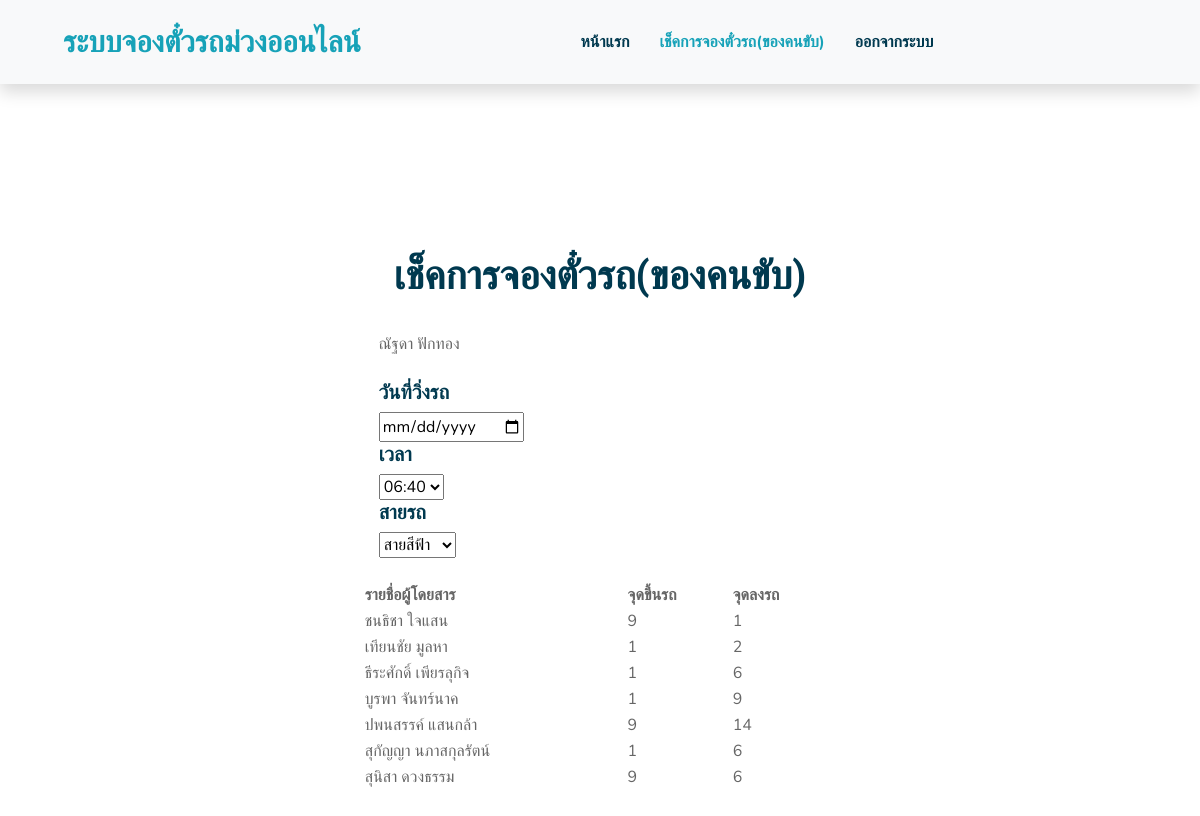
/checkTicketsforDrivers.php (signed in), run on an earlier commit of the app's database.
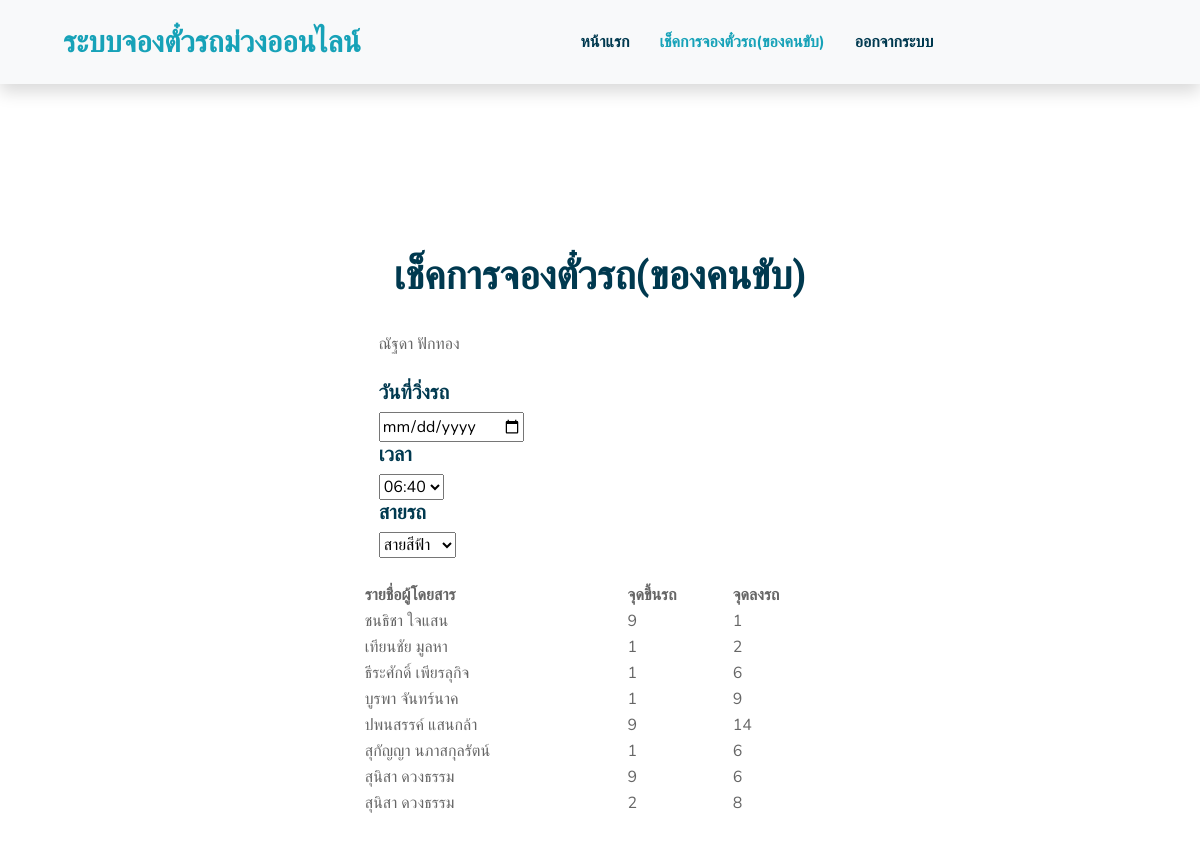
And on a later commit of the database.
### tables this page shows
CREATE TABLE `driver` (
  `Driver_ID` int(4) NOT NULL COMMENT 'รหัสคนขับรถ',
  `NameD` varchar(20) NOT NULL COMMENT 'ชื่อ-นามสกุล',
  `sex` varchar(10) NOT NULL COMMENT 'เพศ',
  `Date_of_Birth` date NOT NULL COMMENT 'วัน/เดือน/ปีเกิด',
  `Username` varchar(50) NOT NULL COMMENT 'ชื่อผู้ใช้',
  `PasswordD` varchar(50) NOT NULL COMMENT 'รหัสผ่าน',
  `Number_Phone` varchar(10) NOT NULL COMMENT 'เบอร์โทรศัพท์',
  `Driver_license_no` varchar(8) NOT NULL COMMENT 'เลขที่ใบขับขี่'
);

CREATE TABLE `reserve` (
  `Passenger_ID` int(8) NOT NULL COMMENT 'รหัสผู้โดยสาร',
  `Ticket_ID` int(14) NOT NULL COMMENT 'รหัสตั๋ว',
  `bookDate` date NOT NULL COMMENT 'วันที่จอง'
);

CREATE TABLE `passenger` (
  `Passenger_ID` int(8) NOT NULL COMMENT 'รหัสผู้โดยสาร',
  `NameP` varchar(200) NOT NULL COMMENT 'ชื่อ-นามสกุล',
  `sex` varchar(10) NOT NULL COMMENT 'เพศ',
  `Date_of_Birth` date NOT NULL COMMENT 'วัน/เดือน/ปี เกิด',
  `Username` varchar(50) NOT NULL COMMENT 'ชื่อผู้ใช้',
  `PasswordP` varchar(50) NOT NULL COMMENT 'รหัสผ่าน',
  `Number_Phone` varchar(10) NOT NULL COMMENT 'เบอร์โทรศัพท์',
  `Points` int(8) NOT NULL COMMENT 'แต้มสะสม'
);

CREATE TABLE `ticket` (
  `Ticket_ID` int(14) NOT NULL COMMENT 'รหัสตั๋ว',
  `Driving_cycle_ID` int(12) NOT NULL COMMENT 'รหัสรอบรถ',
  `Ticket_Price` int(3) NOT NULL DEFAULT '35' COMMENT 'ราคาตั๋ว',
  `broding_point_id` int(3) NOT NULL COMMENT 'รหัสจุดขึ้นรถ',
  `drop_off_id` int(3) DEFAULT NULL COMMENT 'รหัสจุดลงรถ'
);

### checkTicketsforDrivers.php (the view, shortened to what this page needs)
<!DOCTYPE html>
<html lang="en">
<head>
    <link href="https://cdnjs.cloudflare.com/ajax/libs/font-awesome/5.10.0/css/all.min.css" rel="stylesheet">
    <link href="lib/flaticon/font/flaticon.css" rel="stylesheet">
    <link href="lib/owlcarousel/assets/owl.carousel.min.css" rel="stylesheet">
    <link href="lib/lightbox/css/lightbox.min.css" rel="stylesheet">
    <link href="css/style.css" rel="stylesheet">
</head>
<body>
    <div class="container-fluid bg-light position-relative shadow">
        <nav class="navbar navbar-expand-lg bg-light navbar-light py-3 py-lg-0 px-0 px-lg-5">
            <a href="" class="navbar-brand font-weight-bold text-secondary" style="font-size: 30px;">
                <span class="text-primary">ระบบจองตั๋วรถม่วงออนไลน์</span>
            </a>
            <div class="collapse navbar-collapse justify-content-between" id="navbarCollapse">
                <div class="navbar-nav font-weight-bold mx-auto py-0">
                <div class="navbar-nav font-weight-bold mx-auto py-0">
                    <a href="index1.php" class="nav-item nav-link">หน้าแรก</a>
                    <a href="checkTicketsforDrivers.php" class="nav-item nav-link active">เช็คการจองตั๋วรถ(ของคนขับ)</a>
                    <a href="logout.php" class="nav-item nav-link">ออกจากระบบ</a>
                </div>
            </div>
        </nav>
    </div>
    <div class="container-fluid py-5 ">
        <div class="container">
            <div class="row align-items-center d-flex flex-column align-items-center justify-content-center">
                <div class="col-lg-5">
                </div>
                <div class="">
                    <br>
                </div>
            </div>
        </div>
    </div>
    <br>
              <table width='100%'>
                <tr>
                    <th>รายชื่อผู้โดยสาร</th>
                    <th>จุดขึ้นรถ</th>
                    <th>จุดลงรถ</th>
                </tr>
    <div class="container-fluid pt-5">
        <div class="container">
            <div class="text-center pb-2">
                <h1 class="mb-4">เช็คการจองตั๋วรถ(ของคนขับ)</h1>
            </div>
        </div>
        <?php
        include('connectdatabase.php');
        if (!$conn) {
            die("Connection failed: " . mysqli_connect_error());
        } else {
            $sql = "SELECT * FROM `driver` WHERE Username = '".$_SESSION['UserID']."' ";
            $result = mysqli_query($conn, $sql);
            if (mysqli_num_rows($result) == 1){
            while($row = mysqli_fetch_assoc($result)){
                echo $row["NameD"];
                }
            }
        }
        ?>
        <br><br>
        <h5>วันที่วิ่งรถ</h5>
        <input type="date" id="datecar">
                <h5>เวลา</h5>
                <form action="http://devtai.com/">
                    <select name="old">
                        <option value="volvo">06:40</option>
                    </select>
                    <h5>สายรถ</h5>
                <form action="http://devtai.com/">
                    <select name="old">
                        <option value="volvo">สายสีฟ้า</option>
                        </select>
                    <br><br>
                </form>
                <?php
                        include('connectdatabase.php');
                        if (!$conn) {
                            die("Connection failed: " . mysqli_connect_error());
                        } else {
                            $sql = "SELECT * FROM `reserve` inner join `ticket` on `reserve`.Ticket_ID = `ticket`.Ticket_ID inner join `passenger` on `reserve`.Passenger_ID = `passenger`.Passenger_ID ";
                            $result = mysqli_query($conn, $sql);
                            if (mysqli_num_rows($result) > 0){
                                while($row = mysqli_fetch_assoc($result)){
                                    echo "<tr>";
                                    echo "<td>";
                                    echo $row["NameP"];
                                    echo "</td>";
                                    echo "<td>";
                                    echo $row["broding_point_id"];
                                    echo "</td>";
                                    echo "<td>";
                                    echo $row["drop_off_id"];
                                    echo "</td>";
                                    echo "<td>";
                                }
                            }
                        }
                    ?>

What changed in the data, as far as the page shows it:
added reserve: Passenger_ID.NameP "สุนิสา ดวงธรรม", Ticket_ID.broding_point_id "2", Ticket_ID.drop_off_id "8"
